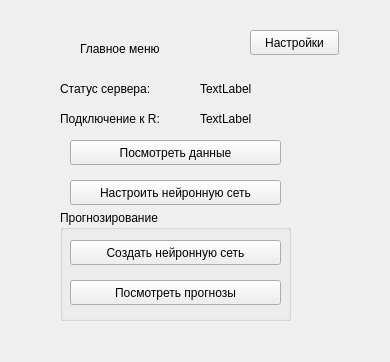
<?xml version="1.0" encoding="UTF-8"?>
<ui version="4.0">
 <class>ChooseMenu</class>
 <widget class="QWidget" name="ChooseMenu">
  <property name="geometry">
   <rect>
    <x>0</x>
    <y>0</y>
    <width>390</width>
    <height>362</height>
   </rect>
  </property>
  <property name="windowTitle">
   <string>Form</string>
  </property>
  <widget class="QLabel" name="label">
   <property name="geometry">
    <rect>
     <x>80</x>
     <y>40</y>
     <width>111</width>
     <height>17</height>
    </rect>
   </property>
   <property name="text">
    <string>Главное меню</string>
   </property>
  </widget>
  <widget class="QLabel" name="label_2">
   <property name="geometry">
    <rect>
     <x>60</x>
     <y>80</y>
     <width>111</width>
     <height>17</height>
    </rect>
   </property>
   <property name="text">
    <string>Статус сервера:</string>
   </property>
  </widget>
  <widget class="QLabel" name="label_3">
   <property name="geometry">
    <rect>
     <x>60</x>
     <y>110</y>
     <width>131</width>
     <height>17</height>
    </rect>
   </property>
   <property name="text">
    <string>Подключение к R:</string>
   </property>
  </widget>
  <widget class="QLabel" name="statusServer">
   <property name="geometry">
    <rect>
     <x>200</x>
     <y>80</y>
     <width>67</width>
     <height>17</height>
    </rect>
   </property>
   <property name="text">
    <string>TextLabel</string>
   </property>
  </widget>
  <widget class="QLabel" name="statusR">
   <property name="geometry">
    <rect>
     <x>200</x>
     <y>110</y>
     <width>67</width>
     <height>17</height>
    </rect>
   </property>
   <property name="text">
    <string>TextLabel</string>
   </property>
  </widget>
  <widget class="QPushButton" name="viewData">
   <property name="geometry">
    <rect>
     <x>70</x>
     <y>140</y>
     <width>211</width>
     <height>25</height>
    </rect>
   </property>
   <property name="text">
    <string>Посмотреть данные</string>
   </property>
  </widget>
  <widget class="QPushButton" name="neuralNetwork">
   <property name="geometry">
    <rect>
     <x>70</x>
     <y>180</y>
     <width>211</width>
     <height>25</height>
    </rect>
   </property>
   <property name="text">
    <string>Настроить нейронную сеть</string>
   </property>
  </widget>
  <widget class="QPushButton" name="settings">
   <property name="geometry">
    <rect>
     <x>250</x>
     <y>30</y>
     <width>89</width>
     <height>25</height>
    </rect>
   </property>
   <property name="text">
    <string>Настройки</string>
   </property>
  </widget>
  <widget class="QGroupBox" name="groupBox">
   <property name="geometry">
    <rect>
     <x>60</x>
     <y>210</y>
     <width>231</width>
     <height>111</height>
    </rect>
   </property>
   <property name="title">
    <string>Прогнозирование</string>
   </property>
   <widget class="QPushButton" name="viewForecast">
    <property name="geometry">
     <rect>
      <x>10</x>
      <y>70</y>
      <width>211</width>
      <height>25</height>
     </rect>
    </property>
    <property name="text">
     <string>Посмотреть прогнозы</string>
    </property>
   </widget>
   <widget class="QPushButton" name="createNeuralNetwork">
    <property name="geometry">
     <rect>
      <x>10</x>
      <y>30</y>
      <width>211</width>
      <height>25</height>
     </rect>
    </property>
    <property name="text">
     <string>Создать нейронную сеть</string>
    </property>
   </widget>
  </widget>
 </widget>
 <resources/>
 <connections/>
</ui>
